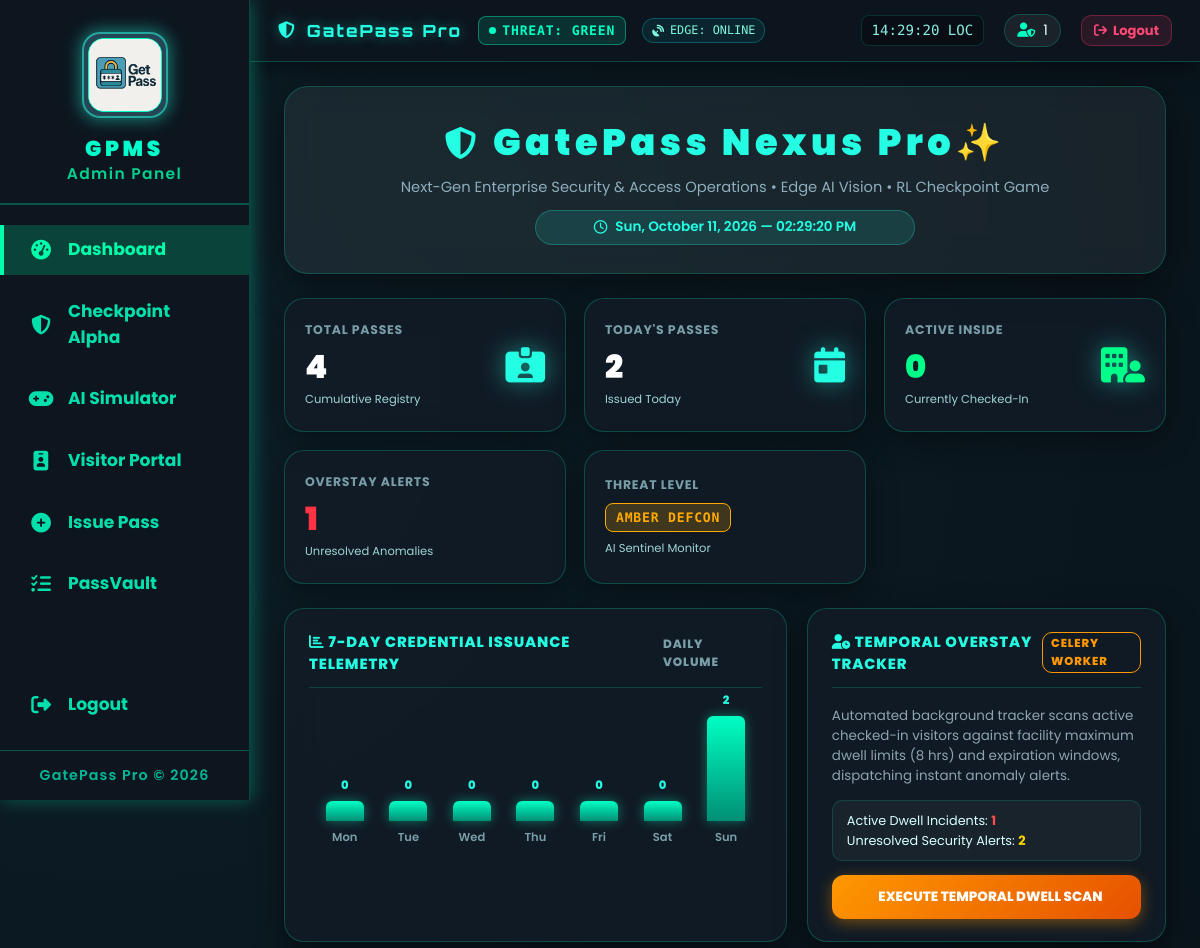
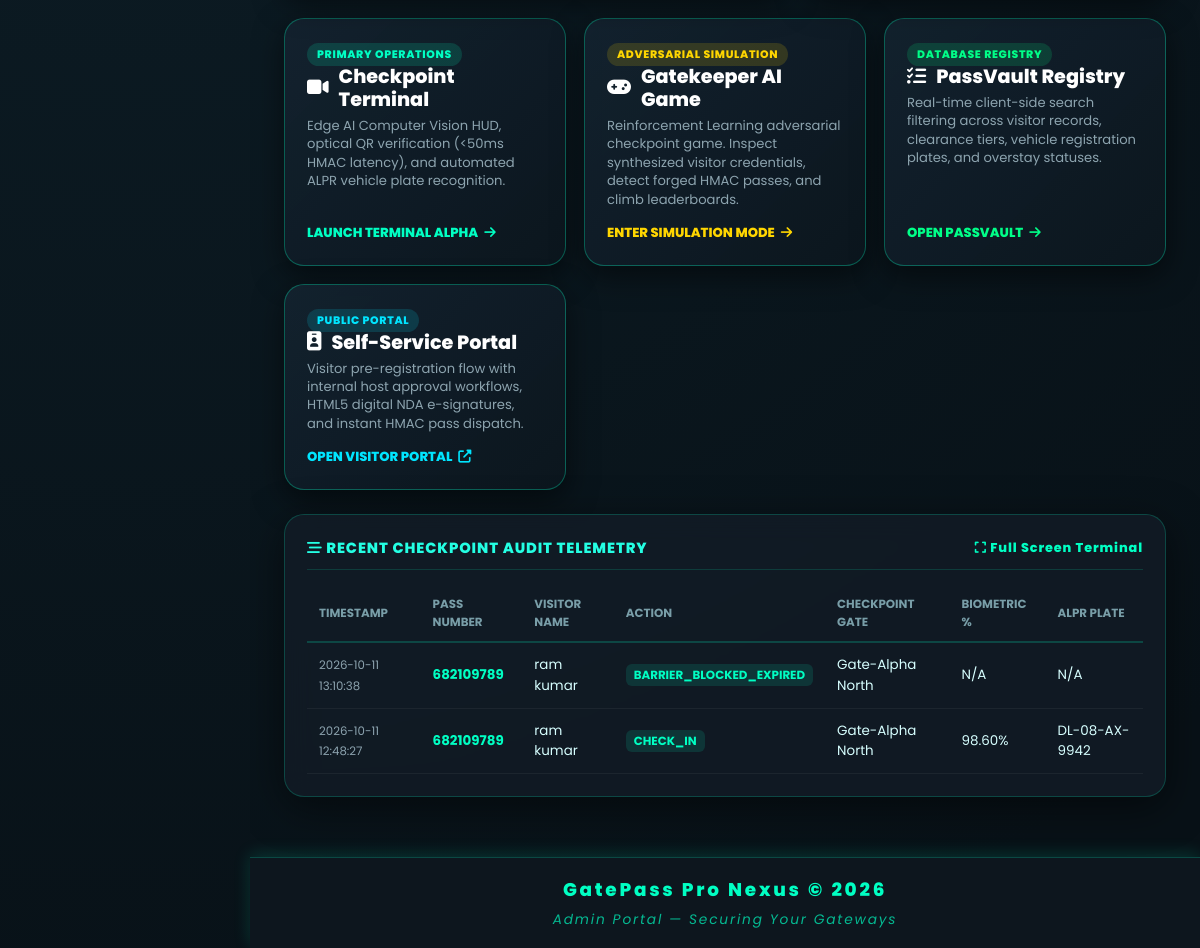
Screenshot of /dashboard.php (signed in) with the database file from the repository (2 pictures, top to bottom).
### tables this page shows
CREATE TABLE `checkpoint_logs` (
  `id` int(11) NOT NULL AUTO_INCREMENT,
  `pass_number` varchar(255) NOT NULL,
  `visitor_name` varchar(255) DEFAULT '',
  `action` varchar(50) NOT NULL,
  `checkpoint_gate` varchar(100) DEFAULT 'Gate-Alpha North',
  `guard_id` varchar(100) DEFAULT 'SYS-AI-GUARD',
  `biometric_match_pct` decimal(5,2) DEFAULT NULL,
  `alpr_plate` varchar(100) DEFAULT NULL,
  `status_note` text DEFAULT NULL,
  `timestamp` timestamp NOT NULL DEFAULT current_timestamp(),
  PRIMARY KEY (`id`)
);

### dashboard.php (the view, shortened to what this page needs)
<?php
include('db.php');
include 'includes/header.php';
include 'includes/sidebar.php';
$total_passes = mysqli_num_rows(mysqli_query($conn, "SELECT id FROM passes"));
$today_passes = mysqli_num_rows(mysqli_query($conn, "SELECT id FROM passes WHERE date(pass_creation_date) = CURDATE()"));
$active_inside = mysqli_num_rows(mysqli_query($conn, "SELECT id FROM passes WHERE status = 'Checked-In'"));
$overstay_alerts = mysqli_num_rows(mysqli_query($conn, "SELECT id FROM passes WHERE overstay_alert = 1 OR status = 'Flagged'"));
$unresolved_alerts = mysqli_num_rows(mysqli_query($conn, "SELECT id FROM security_alerts WHERE resolved = 0"));
$threat_level = 'GREEN';
if ($unresolved_alerts >= 3 || $overstay_alerts >= 3) {
    $threat_level = 'RED';
} elseif ($unresolved_alerts > 0 || $overstay_alerts > 0) {
    $threat_level = 'AMBER';
}
$weeklyData = [];
$maxWeeklyCount = 1;
for ($i = 6; $i >= 0; $i--) {
    $d = date('Y-m-d', strtotime("-$i days"));
    $dayLabel = date('D', strtotime("-$i days"));
    $fullLabel = date('M d', strtotime("-$i days"));
    $cntQ = mysqli_query($conn, "SELECT COUNT(id) as c FROM passes WHERE DATE(pass_creation_date) = '$d'");
    $cntRow = mysqli_fetch_assoc($cntQ);
    $c = intval($cntRow['c'] ?? 0);
    if ($c > $maxWeeklyCount) $maxWeeklyCount = $c;
    $weeklyData[] = [
        'date' => $d,
        'day' => $dayLabel,
        'label' => $fullLabel,
        'count' => $c
    ];
}
$logs_query = mysqli_query($conn, "SELECT pass_number, visitor_name, action, checkpoint_gate, biometric_match_pct, alpr_plate, timestamp FROM checkpoint_logs ORDER BY id DESC LIMIT 6");
$recent_logs = [];
if ($logs_query) {
    while ($l = mysqli_fetch_assoc($logs_query)) {
        $recent_logs[] = $l;
    }
}
?>
    <div class="dashboard-header">
        <div class="nexus-logo-title" id="nexusEgg" title="Click me 5 times!">
            <i class="fa-solid fa-shield-halved" style="font-size:2rem; margin-right:12px; color:#24ffe3;"></i>
            GatePass Nexus Pro <span class="egg">✨</span>
        </div>
        <div class="subtitle">Next-Gen Enterprise Security & Access Operations • Edge AI Vision • RL Checkpoint Game</div>
        <div class="datetime-bar" id="dtbar"><i class="fa-regular fa-clock"></i> <span id="clock"></span></div>
    </div>
    <div class="dashboard-cards">
        <div class="gcard">
            <div>
                <div class="gcard-title">Total Passes</div>
                <div class="gcard-number" id="kpiTotal"><?php echo $total_passes; ?></div>
                <div class="gcard-tag">Cumulative Registry</div>
            </div>
            <i class="fa-solid fa-id-card-clip icon"></i>
        </div>
        <div class="gcard">
            <div>
                <div class="gcard-title">Today's Passes</div>
                <div class="gcard-number" id="kpiToday"><?php echo $today_passes; ?></div>
                <div class="gcard-tag">Issued Today</div>
            </div>
            <i class="fa-solid fa-calendar-day icon"></i>
        </div>
        <div class="gcard">
            <div>
                <div class="gcard-title">Active Inside</div>
                <div class="gcard-number" style="color:#00ff88;" id="kpiActive"><?php echo $active_inside; ?></div>
                <div class="gcard-tag">Currently Checked-In</div>
            </div>
            <i class="fa-solid fa-building-user icon" style="color:#00ff88;"></i>
        </div>
        <div class="gcard">
            <div>
                <div class="gcard-title">Overstay Alerts</div>
                <div class="gcard-number" style="color:<?php echo $overstay_alerts > 0 ? '#ff3344' : '#00ffc3'; ?>;" id="kpiAlerts"><?php echo $overstay_alerts; ?></div>
                <div class="gcard-tag">Unresolved Anomalies</div>
            </div>
        </div>
        <div class="gcard">
            <div>
                <div class="gcard-title">Threat Level</div>
                <div class="mt-2"><span class="threat-pill threat-<?php echo $threat_level; ?>"><?php echo $threat_level; ?> DEFCON</span></div>
                <div class="gcard-tag mt-2">AI Sentinel Monitor</div>
            </div>
        </div>
    </div>
    <div class="analytics-grid">
        <div class="analytics-card">
            <div class="card-heading">
                <span><i class="fas fa-chart-bar"></i> 7-DAY CREDENTIAL ISSUANCE TELEMETRY</span>
                <span style="font-size:0.75rem; color:#799ea8;">DAILY VOLUME</span>
            </div>
            <div class="chart-bars-wrap">
                <?php foreach ($weeklyData as $bar):
                    $pct = max(15, round(($bar['count'] / $maxWeeklyCount) * 100));
                ?>
                <div class="bar-col">
                    <div class="bar-pill" style="height: <?php echo $pct; ?>%;">
                        <span class="bar-count-tooltip"><?php echo $bar['count']; ?></span>
                    </div>
                    <span class="bar-date-label"><?php echo $bar['day']; ?></span>
                </div>
                <?php endforeach; ?>
            </div>
        </div>
        <div class="analytics-card">
            <div class="card-heading">
                <span><i class="fas fa-user-clock text-orange"></i> TEMPORAL OVERSTAY TRACKER</span>
                <span class="badge-pill" style="font-size:0.72rem; color:#ff9800; border:1px solid #ff9800; padding:2px 8px; border-radius:10px;">CELERY WORKER</span>
            </div>
            <div class="overstay-box-content">
                <p style="font-size:0.84rem; color:#8da4af; margin:0 0 14px 0;">
                    Automated background tracker scans active checked-in visitors against facility maximum dwell limits (8 hrs) and expiration windows, dispatching instant anomaly alerts.
                </p>
                <div style="background:rgba(255,255,255,0.04); padding:10px 14px; border-radius:10px; border:1px solid rgba(0,255,195,0.15); margin-bottom:14px; font-size:0.8rem;">
                    <span>Active Dwell Incidents: <strong style="color:<?php echo $overstay_alerts > 0 ? '#ff4d4d' : '#00ffc3'; ?>;"><?php echo $overstay_alerts; ?></strong></span><br>
                    <span>Unresolved Security Alerts: <strong style="color:#ffd600;"><?php echo $unresolved_alerts; ?></strong></span>
                </div>
                <button class="btn-run-overstay" onclick="triggerOverstayScan()">
                    <i class="fas fa-radar"></i> EXECUTE TEMPORAL DWELL SCAN
                </button>
            </div>
        </div>
    </div>
    <div class="action-deck">
        <a href="checkpoint-terminal.php" class="launch-card">
            <div>
                <span class="launch-badge">PRIMARY OPERATIONS</span>
                <h3><i class="fas fa-video text-cyan"></i> Checkpoint Terminal</h3>
                <p>Edge AI Computer Vision HUD, optical QR verification (&lt;50ms HMAC latency), and automated ALPR vehicle plate recognition.</p>
            </div>
            <div class="launch-cta">LAUNCH TERMINAL ALPHA <i class="fas fa-arrow-right"></i></div>
        </a>
        <a href="gatekeeper-sim.php" class="launch-card">
            <div>
                <span class="launch-badge" style="color:#ffd600; background:rgba(255,214,0,0.15);">ADVERSARIAL SIMULATION</span>
                <h3><i class="fas fa-gamepad text-yellow"></i> Gatekeeper AI Game</h3>
                <p>Reinforcement Learning adversarial checkpoint game. Inspect synthesized visitor credentials, detect forged HMAC passes, and climb leaderboards.</p>
            </div>
            <div class="launch-cta" style="color:#ffd600;">ENTER SIMULATION MODE <i class="fas fa-arrow-right"></i></div>
        </a>
        <a href="manage-passes.php" class="launch-card">
            <div>
                <span class="launch-badge" style="color:#00ff88; background:rgba(0,255,136,0.15);">DATABASE REGISTRY</span>
                <h3><i class="fas fa-tasks text-green"></i> PassVault Registry</h3>
                <p>Real-time client-side search filtering across visitor records, clearance tiers, vehicle registration plates, and overstay statuses.</p>
            </div>
            <div class="launch-cta" style="color:#00ff88;">OPEN PASSVAULT <i class="fas fa-arrow-right"></i></div>
        </a>
        <a href="self-register.php" target="_blank" class="launch-card">
            <div>
                <span class="launch-badge" style="color:#00e5ff; background:rgba(0,229,255,0.15);">PUBLIC PORTAL</span>
                <h3><i class="fas fa-id-badge text-cyan"></i> Self-Service Portal</h3>
                <p>Visitor pre-registration flow with internal host approval workflows, HTML5 digital NDA e-signatures, and instant HMAC pass dispatch.</p>
            </div>
            <div class="launch-cta" style="color:#00e5ff;">OPEN VISITOR PORTAL <i class="fas fa-external-link-alt"></i></div>
        </a>
    </div>
    <div class="feed-card">
        <div class="feed-title">
            <span><i class="fas fa-stream"></i> RECENT CHECKPOINT AUDIT TELEMETRY</span>
            <a href="checkpoint-terminal.php" style="color:#00ffc3; font-size:0.8rem; text-decoration:none;"><i class="fas fa-expand"></i> Full Screen Terminal</a>
        </div>
        <table class="feed-table">
            <thead>
                <tr>
                    <th>TIMESTAMP</th>
                    <th>PASS NUMBER</th>
                    <th>VISITOR NAME</th>
                    <th>ACTION</th>
                    <th>CHECKPOINT GATE</th>
                    <th>BIOMETRIC %</th>
                    <th>ALPR PLATE</th>
                </tr>
            </thead>
            <tbody id="feedTableBody">
                <?php if (count($recent_logs) > 0): ?>
                    <?php foreach ($recent_logs as $log): ?>
                        <tr>
                            <td><small style="color:#8da4af;"><?php echo $log['timestamp']; ?></small></td>
                            <td><strong style="color:#00ffc3;"><?php echo htmlspecialchars($log['pass_number']); ?></strong></td>
                            <td><?php echo htmlspecialchars($log['visitor_name'] ?: 'Visitor'); ?></td>
                            <td><span class="action-tag"><?php echo htmlspecialchars($log['action']); ?></span></td>
                            <td><?php echo htmlspecialchars($log['checkpoint_gate']); ?></td>
                            <td><?php echo $log['biometric_match_pct'] ? $log['biometric_match_pct'].'%' : 'N/A'; ?></td>
                            <td><?php echo htmlspecialchars($log['alpr_plate'] ?: 'N/A'); ?></td>
                        </tr>
                    <?php endforeach; ?>
                <?php else: ?>
                    <tr><td colspan="7" style="text-align:center; color:#6a828f;">No checkpoint actions logged yet today. Launch Checkpoint Terminal to process passes.</td></tr>
                <?php endif; ?>
            </tbody>
        </table>
    </div>
<?php include 'includes/footer.php'; ?>

### includes/header.php (style rules this page uses)
:root { --primary-neon: #00ffc3; --secondary-neon: #24ffe3; --accent-cyan: #00e5ff; --alert-red: #ff3366; --amber-warn: #ffaa00; --bg-dark: #0b151c; --panel-bg: rgba(18, 28, 38, 0.85); --border-glow: rgba(0, 255, 195, 0.28); }
* { box-sizing: border-box; }
body { margin: 0; padding: 0; background: radial-gradient(circle at 10% 20%, #0d1e27 0%, #081117 90%); color: #d7ffff; font-family: 'Poppins', sans-serif; min-height: 100vh; overflow-x: hidden; }
.threat-pill { display: inline-flex; align-items: center; gap: 6px; font-family: 'Share Tech Mono', monospace; font-size: 0.78rem; font-weight: 700; padding: 4px 10px; border-radius: 20px; letter-spacing: 0.08em; text-transform: uppercase; }

### rows the page displays
checkpoint_logs: timestamp "2026-10-11 13:10:38", pass_number "682109789", visitor_name "ram kumar", action "BARRIER_BLOCKED_EXPIRED", checkpoint_gate "Gate-Alpha North", shows "N/A", alpr_plate "N/A"
checkpoint_logs: timestamp "2026-10-11 12:48:27", pass_number "682109789", visitor_name "ram kumar", action "CHECK_IN", checkpoint_gate "Gate-Alpha North", biometric_match_pct "98.60", alpr_plate "DL-08-AX-9942"

### other values shown
$threat_level "GREEN"
$_SESSION['admin_id'] "1"
$total_passes "4"
$today_passes "2"
$active_inside "0"
$overstay_alerts "1"
$threat_level "AMBER"
$bar['count'] "0"
$bar['day'] "Mon"
$bar['day'] "Tue"
$bar['day'] "Wed"
$bar['day'] "Thu"
$bar['day'] "Fri"
$bar['day'] "Sat"
$bar['count'] "2"
